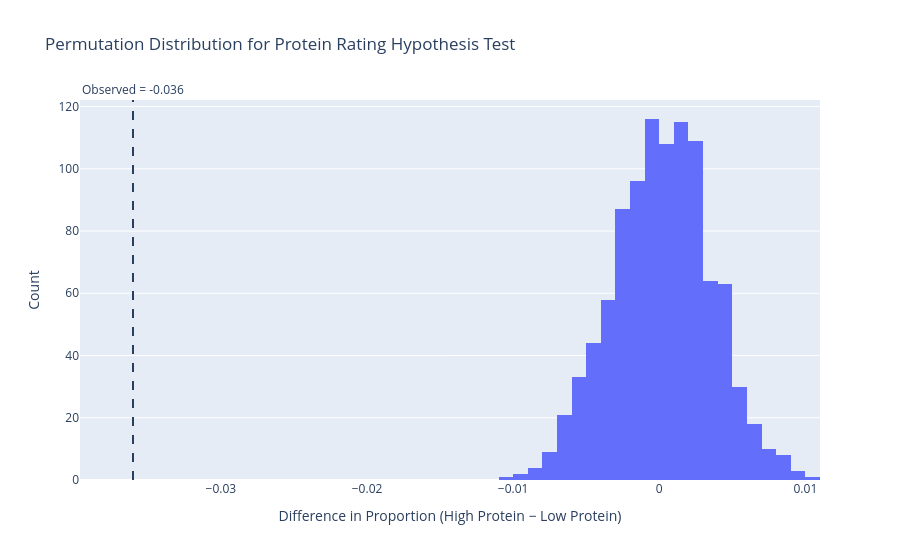

The cell this chart's notebook holds for it:
### Markdown cell above
## Step 4: Hypothesis Testing

**Null Hypothesis:** High-protein recipes (above median protein content) and low-protein recipes (below median protein content) have the same average rating, and any observed difference is due to random chance.

**Alternative Hypothesis:** High-protein recipes are, on average, rated 5 stars, compared to lower protein recipes

**Test Statistic:** Difference in proportion of 5 star ratings

**Significance Level:** p <= 0.05

**Results:**
- Observed difference: -0.036
- P-value: 1

**Conclusion:** We fail to reject the null hypothesis. The p-value of 1 is far above our significance level of 0.05. In fact, the observed difference is slightly negative, meaning high-protein recipes are not rated 5 stars, on average. There is no statistically significant evidence that higher-protein recipes receive 5 star ratings compared to lower-protein recipes.

### Code cell
# Split into high and low protein groups
median_protein = recipes['protein'].median()

high_protein = recipes[recipes['protein'] > median_protein]['five_star']
low_protein = recipes[recipes['protein'] <= median_protein]['five_star']

# Observed difference in proportion of 5-star recipes
observed_diff = high_protein.mean() - low_protein.mean()

# Permutation test
diffs = []

combined = recipes['five_star'].dropna()

for _ in range(1000):

    shuffled = combined.sample(
        frac=1,
        replace=False
    ).reset_index(drop=True)

    perm_diff = (
        shuffled[:len(high_protein)].mean()
        - shuffled[len(high_protein):].mean()
    )

    diffs.append(perm_diff)

# One-sided test
p_value = (np.array(diffs) >= observed_diff).mean()

print('Observed diff:', observed_diff)
print('P-value:', p_value)

# Plot permutation distribution
fig = px.histogram(
    x=diffs,
    nbins=40,
    title='Permutation Distribution for Protein Rating Hypothesis Test',
    labels={
        'x': 'Difference in Proportion of 5-Star Recipes'
    }
)

fig.add_vline(
    x=observed_diff,
    line_dash='dash',
    annotation_text=f'Observed = {observed_diff:.3f}',
    annotation_position='top')
fig.update_layout(xaxis_title='Difference in Proportion (High Protein − Low Protein)',yaxis_title='Count')

fig.show()

fig.write_html('assets/protein_hypothesis_test.html',include_plotlyjs='cdn')

### Figure 1 — Plotly figure (JSON) as saved in the notebook; plotly's stock layout.template omitted (floating-point values rounded to 4 significant figures; data arrays with more than 128 entries replaced by an {"elided": "..."} marker saying what was removed)
{"data": [{"bingroup": "x", "hovertemplate": "Difference in Proportion of 5-Star Recipes=%{x}<br>count=%{y}<extra></extra>", "legendgroup": "", "marker": {"color": "#636efa", "pattern": {"shape": ""}}, "name": "", "nbinsx": 40, "orientation": "v", "showlegend": false, "type": "histogram", "x": {"elided": "1000 float values"}, "xaxis": "x", "yaxis": "y"}], "layout": {"annotations": [{"showarrow": false, "text": "Observed = -0.036", "x": -0.03602, "xanchor": "center", "xref": "x", "y": 1, "yanchor": "bottom", "yref": "y domain"}], "barmode": "relative", "legend": {"tracegroupgap": 0}, "shapes": [{"line": {"dash": "dash"}, "type": "line", "x0": -0.03602, "x1": -0.03602, "xref": "x", "y0": 0, "y1": 1, "yref": "y domain"}], "title": {"text": "Permutation Distribution for Protein Rating Hypothesis Test"}, "xaxis": {"anchor": "y", "domain": [0, 1], "title": {"text": "Difference in Proportion (High Protein − Low Protein)"}}, "yaxis": {"anchor": "x", "domain": [0, 1], "title": {"text": "Count"}}}}
